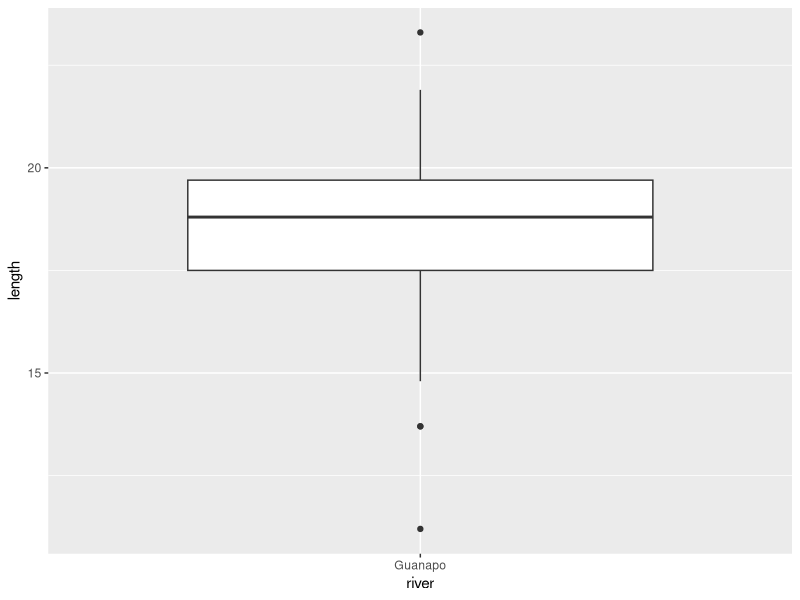
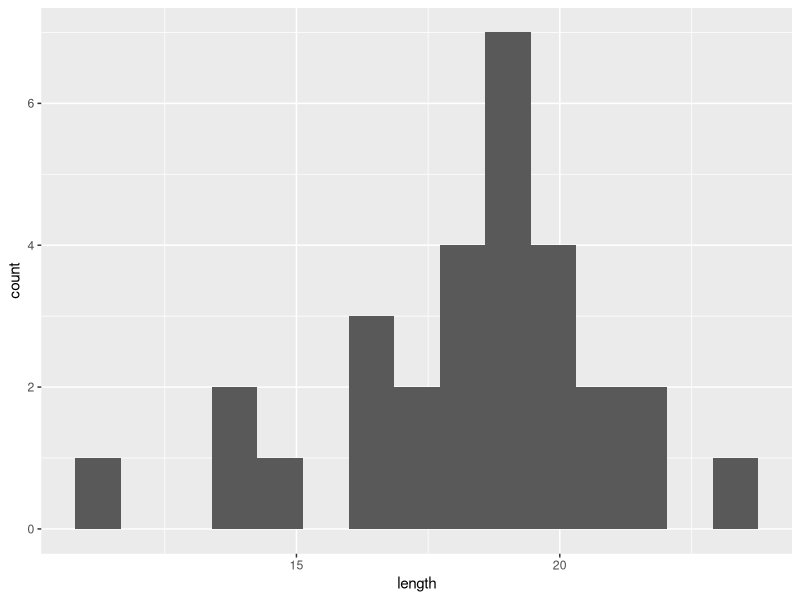
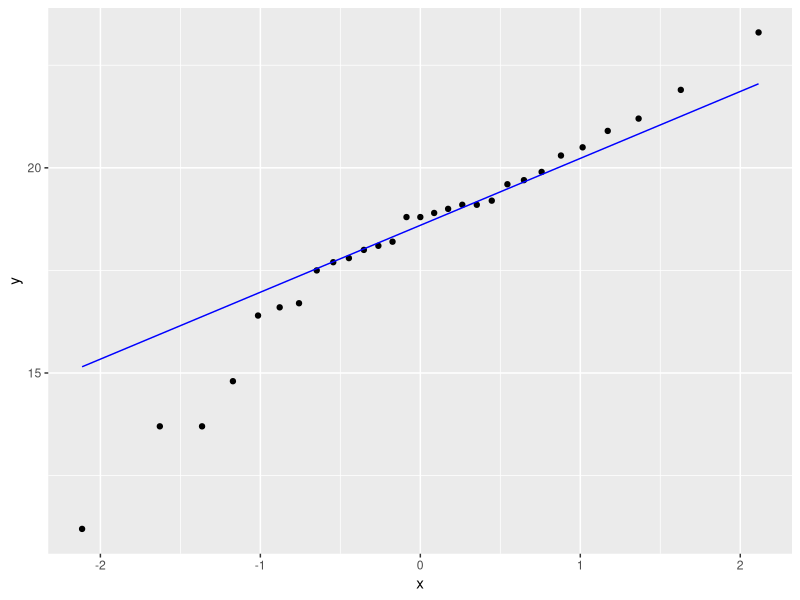
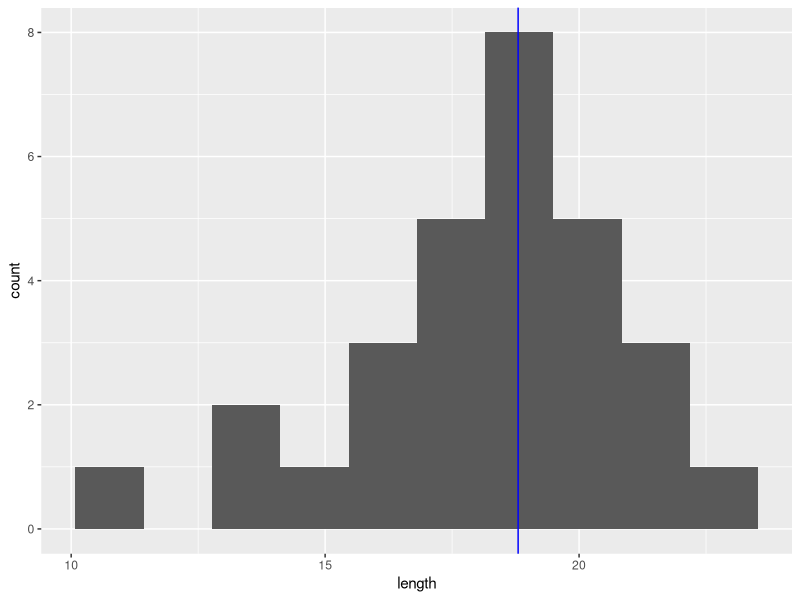
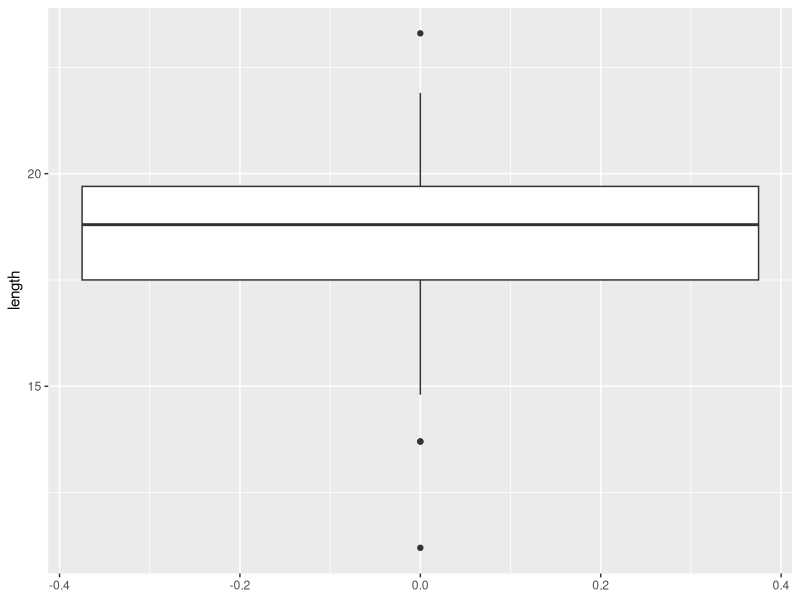

These figures' R source, in order:
## ---- chunk 1
library(tidyverse)
## ---- chunk 2
fishlengthDF <- read_csv("data/CS1-onesample.csv")
summary(fishlengthDF)
## ---- chunk 3
ggplot(fishlengthDF,
       aes(x = river,
           y = length)) +
  geom_boxplot()
## ---- chunk 4
ggplot(fishlengthDF,
       aes(x = length)) +
  geom_histogram(bins = 15)
## ---- chunk 5
ggplot(fishlengthDF,
       aes(sample = length)) +
  stat_qq() +
  stat_qq_line(color = "blue")
## ---- chunk 6
shapiro.test(fishlengthDF$length)
## ---- chunk 7
t.test(fishlengthDF$length,
       mu = 20, 
       alternative = "two.sided")

# the first argument must be a numerical vector of data values, In our case it is the 'length' values.
# the secons argument must be a number and is the mean to be tested under the null hypothesis.
# the third argument gives the type of alternative hypothesis and must be one of 'two.sided', 'greater', or 'less'.
## ---- chunk 8
#first determine the median
median_fishlength <- median(fishlengthDF$length)
#next create a histogram
fishlengthDF %>%
  ggplot(aes(x = length)) +
  geom_histogram(bins = 10) +
  geom_vline(xintercept = median_fishlength,
             color = "blue")
## ---- chunk 9
fishlengthDF %>% 
  ggplot(aes(y = length)) +
  geom_boxplot()
## ---- chunk 10
wilcox.test(fishlengthDF$length,
            mu = 20,
            alternative = "two.sided")

# first argument must be numerical vector, second argument is the median we are testing under null, and third can be "two.sided", "greater", or "less".
